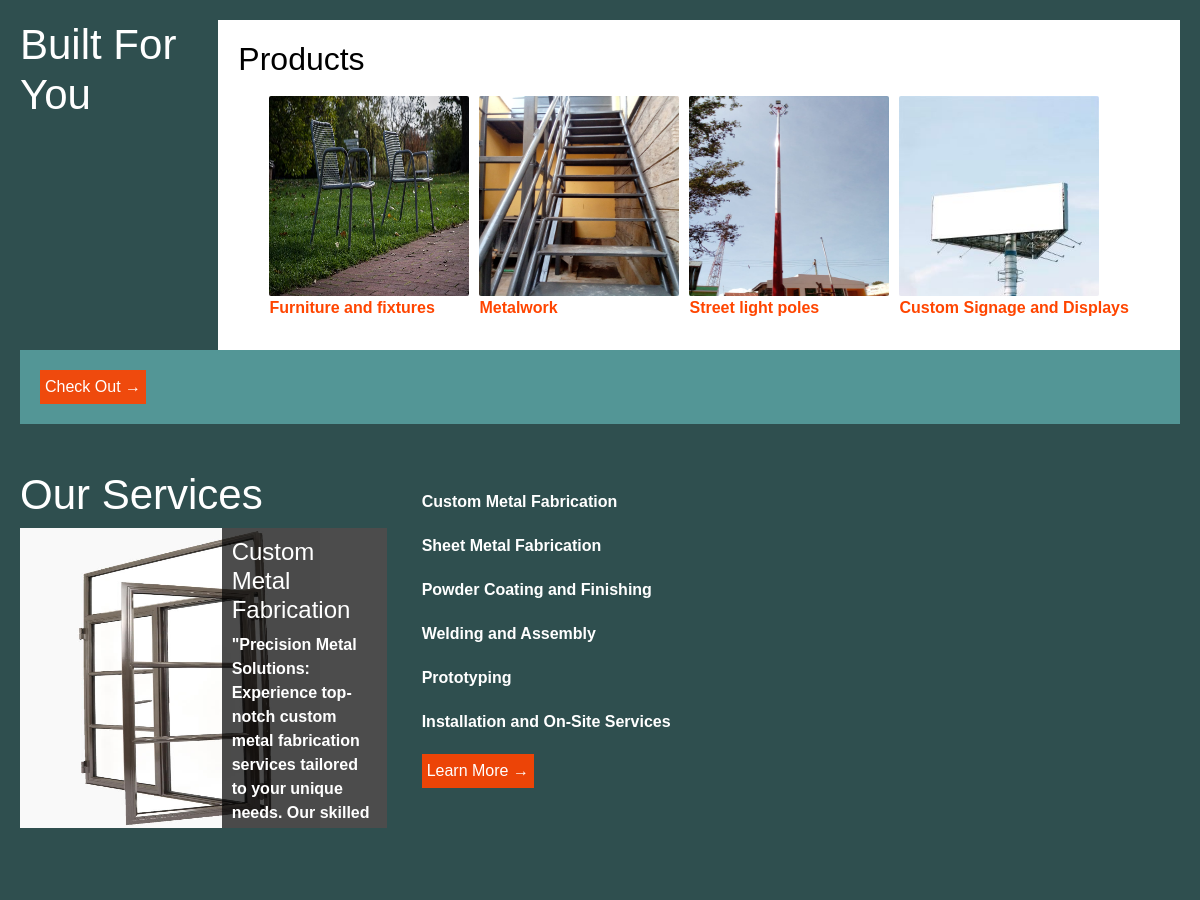
Before: / (middle part) with the older database file.
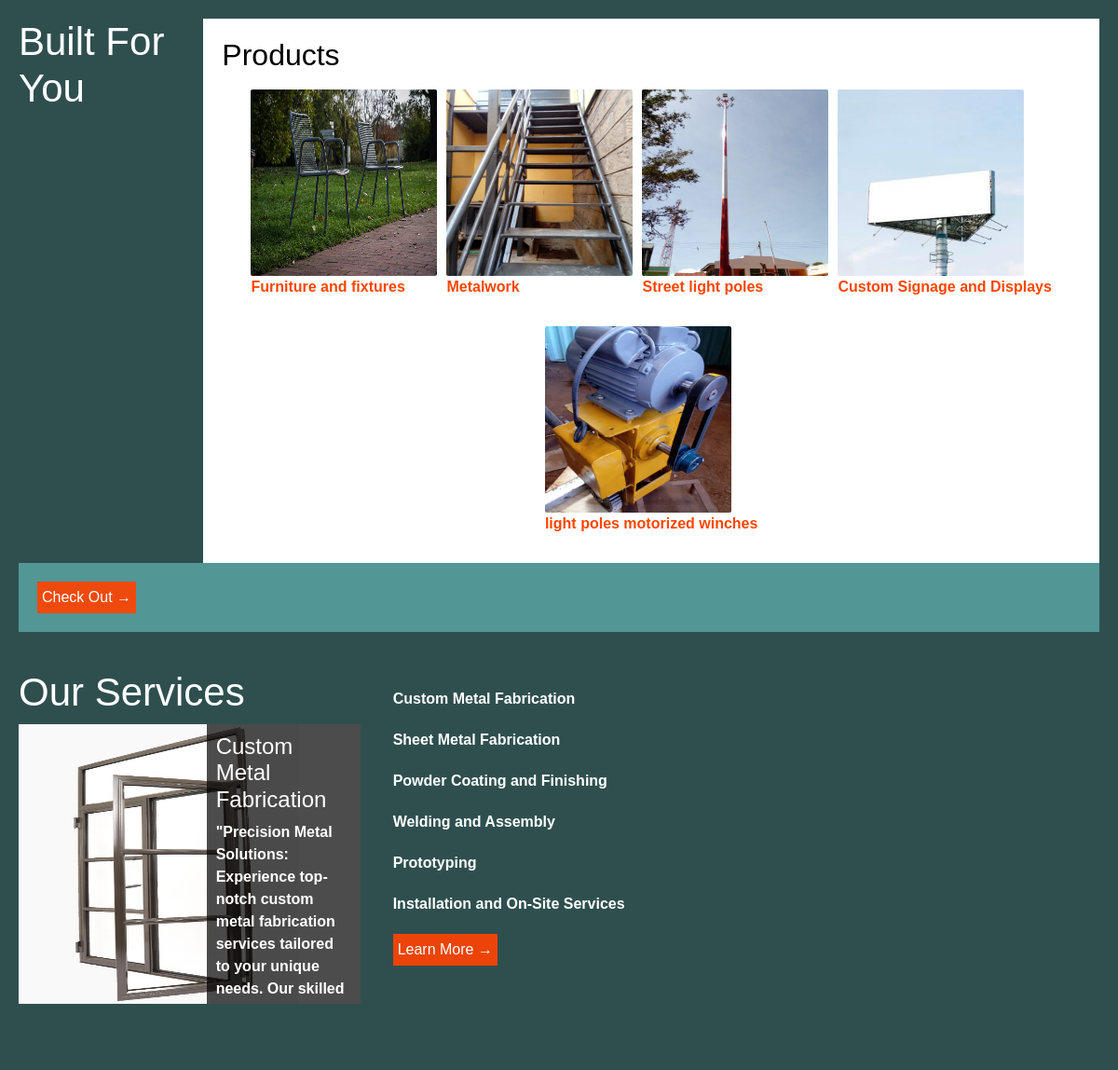
After: the same page with the newer database file.
### homeapp/models.py (models this page shows, shortened)
class Product(models.Model):
    name = models.CharField(max_length=100)
    description = models.TextField()
    product_image = models.ImageField(upload_to='products_images/', default='default_image.jpg')

class Service(models.Model):
    name = models.CharField(max_length=100)
    description = models.TextField()
    service_image = models.ImageField(upload_to='service_images/', default='default_image.jpg')

### homeapp/views.py (the view)
# urls.py: path("", views.home_view, name='home'),
def home_view(request):
    projects = Project.objects.all()
    products=Product.objects.all()
    services = Service.objects.all()
    context = {'services':services,'products':products,'projects': projects}
    return render(request, 'homeapp/home.html', context)

### homeapp/templates/homeapp/home.html (shortened to what this page needs)
{% extends 'homeapp/base.html' %}
{% block content %}
{% load static %}
<section class="responsive-section ">
    <div>
        <div class="row">
            <div class="col-md-2 ">
                <div>
                   <h1 class="boldh1"> Built For You</h1>
                </div>
            </div>
            <div class="col-md-10 ">
                <div class="pdiv">
                    <h4>Products</h4>
                    <div class="image-section ">
                        {% for product in products %}
                        <div>
                            <img src="{{product.product_image.url}}" alt="product image">
                            <p class="listP">{{product.name}}</p>
                        </div>
                        {% endfor %}
                    </div>
                </div>
            </div>
        </div>
        <section class="responsive-section2">
            <a  href="{% url 'products' %}"> <button class="linkButton">Check Out →</button> </a>
        </section>
    </div>
</section>
<section class="responsive-section">
    <div class="row">
        <div class="col-md-4">
            <h3 class="boldh1">Our Services</h3>
            <div class="slideshow-container">
                {% for service in services %}
                <div class="slide">
                    <img src="{{service.service_image.url}}" alt="Image 1">
                    <div class="caption">
                        <h4>{{service.name}}</h4>
                        <p>{{service.description}}</p>
                    </div>
                </div>
                {% endfor %}
            </div>
        </div>
        <div class="col-md-8 container">
            {% for service in services %}
            <p class="listP2">{{service.name}}</p>
            {% endfor %}
            <div>
                <a  href="{% url 'services' %}"> <button class="linkButton">Learn More →</button> </a>
            </div>
        </div>
    </div>
</section>
{% endblock %}

### homeapp/templates/homeapp/base.html (shortened to what this page needs)
<!doctype html>
<html lang="en">
  <head>
    {% load static %}
    <link rel="stylesheet" href="https://cdn.jsdelivr.net/npm/bootstrap@4.1.3/dist/css/bootstrap.min.css">
    <link rel="stylesheet" type="text/css" href="{% static 'homeapp/css/main_style.css' %}">
    <link rel="stylesheet" type="text/css" href="{% static 'homeapp/css/css_ids.css' %}">
    <link rel="stylesheet" type="text/css" href="{% static 'homeapp/css/slideshow.css' %}">
    <link rel="stylesheet" type="text/css" href="{% static 'homeapp/css/footer.css' %}">
    <link rel="stylesheet" type="text/css" href="{% static 'homeapp/css/about.css' %}">
    <link rel="stylesheet" type="text/css" href="{% static 'homeapp/css/contact.css' %}">
    <link rel="stylesheet" type="text/css" href="{% static 'homeapp/css/service.css' %}">
    <link rel="stylesheet" type="text/css" href="{% static 'homeapp/css/products.css' %}">
    <link rel="stylesheet" type="text/css" href="{% static 'homeapp/css/project.css' %}">
  </head>
<body>
  <main>
    {% block content %}{% endblock %}
  </main>
</body>
</html>

### homeapp/static/homeapp/css/main_style.css (style rules this page uses)
body { font-family: Arial, sans-serif; margin: 0; padding: 0; scroll-behavior: smooth; background-color: rgb(83, 150, 150); }
p { color: white; font-weight: 700; }
.container { max-width: 900px; margin: 0 auto; padding: 20px; }
h1 { font-size: 24px; margin-bottom: 10px; }
p { font-size: 16px; margin-bottom: 20px; }
img { max-width: 100%; height: auto; }
.responsive-section { padding: 20px; background-color: darkslategray; min-height: 450px; }
.responsive-section2 { padding: 20px; background-color: rgb(83, 150, 150); }
.linkButton { background-color: rgba(255, 68, 0, 0.911); color: white; padding: 5px; border: none; border-radius:0px; cursor: hand; }
.listP { color: orangered; font-size: 16px; font-weight: bold; }
.listP2 { color: rgb(255, 255, 255); font-size: 16px; font-weight: bold; }
.pdiv { background-color: white; padding: 10px; }
.pdiv h4 { color: black; padding: 10px; font-size: xx-large; }
.boldh1 { font-size: 42px; color: white; }
.image-section { display: flex; flex-wrap: wrap; justify-content: center; gap: 10px; }
.image-section img { height: 200px; width: 200px; border-radius: 2px; }

### homeapp/static/homeapp/css/slideshow.css (style rules this page uses)
.slideshow-container { position: relative; background-color: white; }
.slide { display: none; }
.slide img { width: 300px; max-height: 300px; }
.caption { position: absolute; bottom: 0; right: 0; background-color: rgba(0, 0, 0, 0.7); color: white; padding: 10px; width: 70%; overflow: hidden; text-overflow: ellipsis; max-height: 100%; max-width: 45%; }

Changed rows visible on the page:
added Product: product_image (picture), name "light poles motorized winches"
